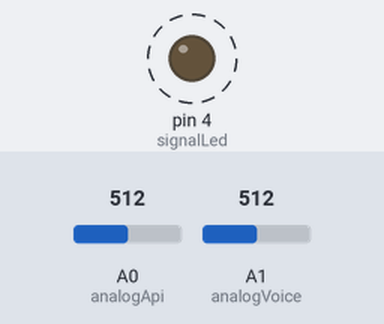
Bench run of a sketch on a simulated Arduino Uno, built with avr-gcc and run on an emulated ATmega328P. Parts: output pins drawn as LEDs (lit = HIGH). Dashed ring = blinking. The inputs (shaded band) are chosen by the test bench; at power-on: A1 (analogVoice) = 512, A0 (analogApi) = 512. What the sketch prints to the serial monitor is not drawn.

Above: at 4.2 s.
4.3 s: A1 (analogVoice) set to 158
7.8 s: A1 (analogVoice) set to 142
At 7.8 s:
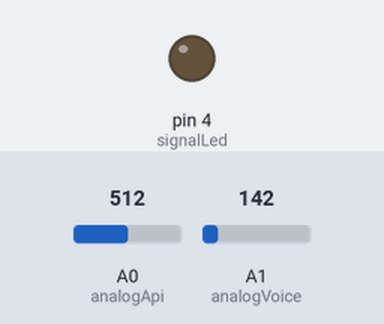
9.4 s: A1 (analogVoice) set to 160
At 10.3 s:
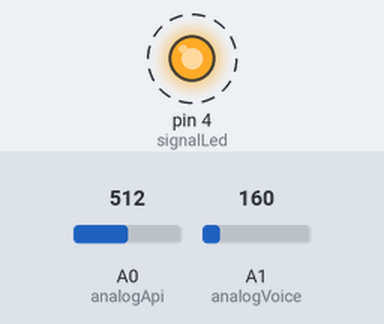
13.8 s: A1 (analogVoice) set to 140
At 15.4 s:
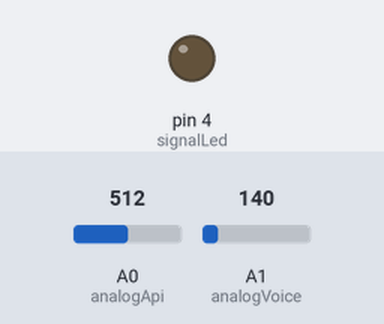
Timing chart, 0 to 16.6 s (numbered marks = the images above; inputs shaded):
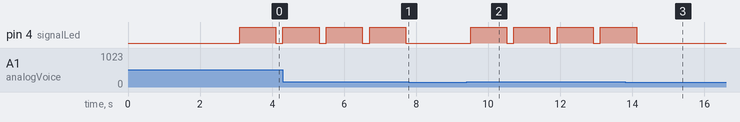

The sketch:

read_sketch__1_.ino
```cpp
const int analogApi = A0;
const int analogVoice = A1;
const int signalLed = 4;

void setup() {
  Serial.begin(9600);
  pinMode(signalLed, OUTPUT);

  Serial.print("Memulai program ");

  for (int i = 0; i < 3; i++) {
    Serial.print(".");
    delay(1000);
  }
}

void loop() {
  readApi();
  delay(100);
  readVoice();
  delay(100);
}

void readApi() {
  int val = analogRead(analogApi);

  Serial.println();
  Serial.print("Nilai Sensor Api: ");
  Serial.print(val);

  if (val < 200) {
    Serial.println("\nLed Aktif");
    digitalWrite(signalLed, 1);
    delay(1000);
    digitalWrite(signalLed, 0);
    Serial.println("Led tidak Aktif");
  }
}

void readVoice() {
  int val = analogRead(analogVoice);
  Serial.println();
  Serial.print("Nilai Sensor Suara: ");
  Serial.print(val, DEC);

  if (val > 150) {
    Serial.println("\nLed Aktif");
    digitalWrite(signalLed, 1);
    delay(1000);
    digitalWrite(signalLed, 0);
    Serial.println("Led tidak Aktif");
  }
}
```

Measured:
- the behaviour switches between 151 and 150 on A1 (analogVoice) (found by bisection; images 0 and 1)
- after the input at 7.8 s, pin 4 (signalLed): stays LOW (without the input it goes to HIGH after 0.11 s)
- after the input at 9.4 s, pin 4 (signalLed): alternates HIGH for 1.0 s and LOW for 0.20 s, starting after 0.11 s
- after the input at 13.8 s, pin 4 (signalLed): goes on until 14.1 s, then stays LOW
- by itself, pin 4 (signalLed): alternates HIGH for 1.0 s and LOW for 0.20 s
